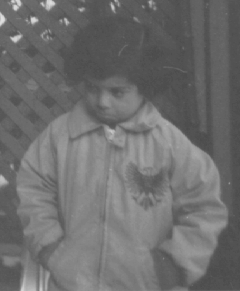
%> input picture Exercise/2017.11.07_Exercise_03/pout.tif, 240 x 291 px
$ octave exercise1_find.m   (GNU Octave 9; MATLAB toolbox functions it lacks are replaced by stand-ins)
%> lines starting %> are read from the running program, lines starting %| are printed output that depends on the picture; in (x1, y1, x2, y2) boxes, pixels count from 0 and x2, y2 are one past the last pixel; in counts of white or black regions, pixels touching at a corner belong together; the program's own positions count from 1
clear all;

%------------- Exercise 1 -----------------
img = imread('pout.tif');
%> img is the input picture: size 291x240 uint8; min 74, max 224, mean 110.3
figure(1), imshow(img), figure(2), histogram(img), axis tight; % histogram 為直方圖
%> after `axis tight`:
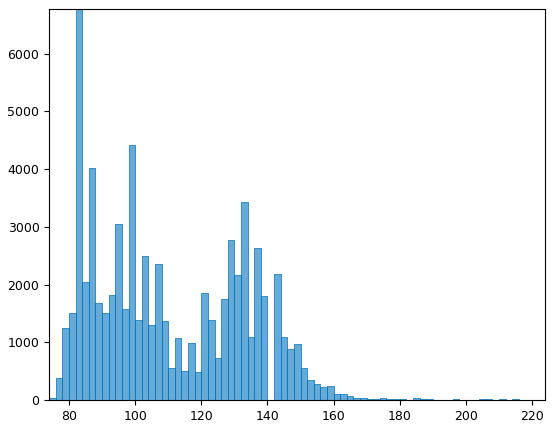
%> figure redrawn from the program's plot data; tallest bar 6774 high, from x = 82 to 84

img = double(img); % 將 img 從 uint8 轉為 double
%> img: size 291x240 double

% 做出與 img 大小相同的0矩陣
row = size(img, 1);
%> row = 291
column = size(img, 2);
%> column = 240
img_result = zeros(row, column);

% 執行 Histogram Stretching (先找出三個區段 目前值集中在 (80, 170))
dark = find(img >=0 & img < 80);
%> dark = 1674 values from 19854 to 69833
middle = find(img >= 80 & img <= 170);
%> middle = 67757 values from 1 to 69840
bright = find(img > 170 & img <= 255);
%> bright = 409 values from 14 to 48722

% 分別將三個區段與函式做 mapping
img_result(dark) = img(dark).*0.25;
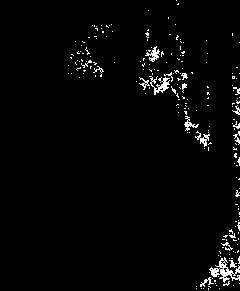
%> img_result: size 291x240 double; min 0, max 19.5, mean 0.466; drawn with min black and max white
img_result(middle) = img(middle).*2.33-166.67;
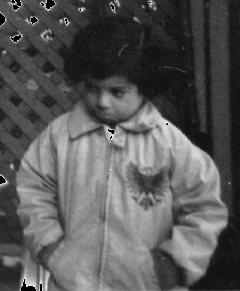
%> img_result: size 291x240 double; min 0, max 229.4, mean 88.8
img_result(bright) = img(bright)*0.2941+180;
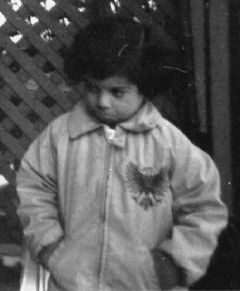
%> img_result: size 291x240 double; 0.59% of pixels changed, all inside (x1, y1, x2, y2) = (0, 0, 168, 291)

% 將 img 中的值規範在 (0, 255)
small = find(img_result < 0);
%> small = []
large = find(img_result > 255);
%> large = []
img_result(small) = 0;
img_result(large) = 255;

% show 出結果
figure(3), plot(img, img_result, '.'); % 可比較兩者間的差異 (以方程式作圖呈現)
%> after `plot(img, img_result, '.')`:
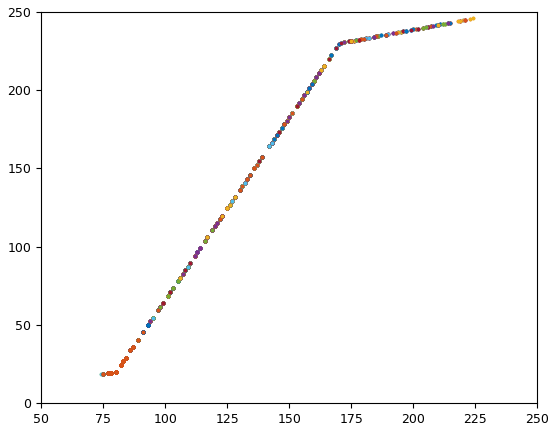
%> figure redrawn from the program's plot data
figure(4), imshow(img_result/255), figure(5), histogram(img_result), axis tight;
%> after `axis tight`:
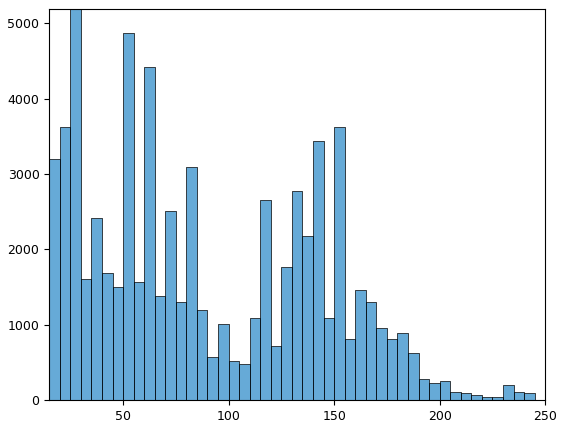
%> figure redrawn from the program's plot data; tallest bar 5187 high, from x = 25 to 30
